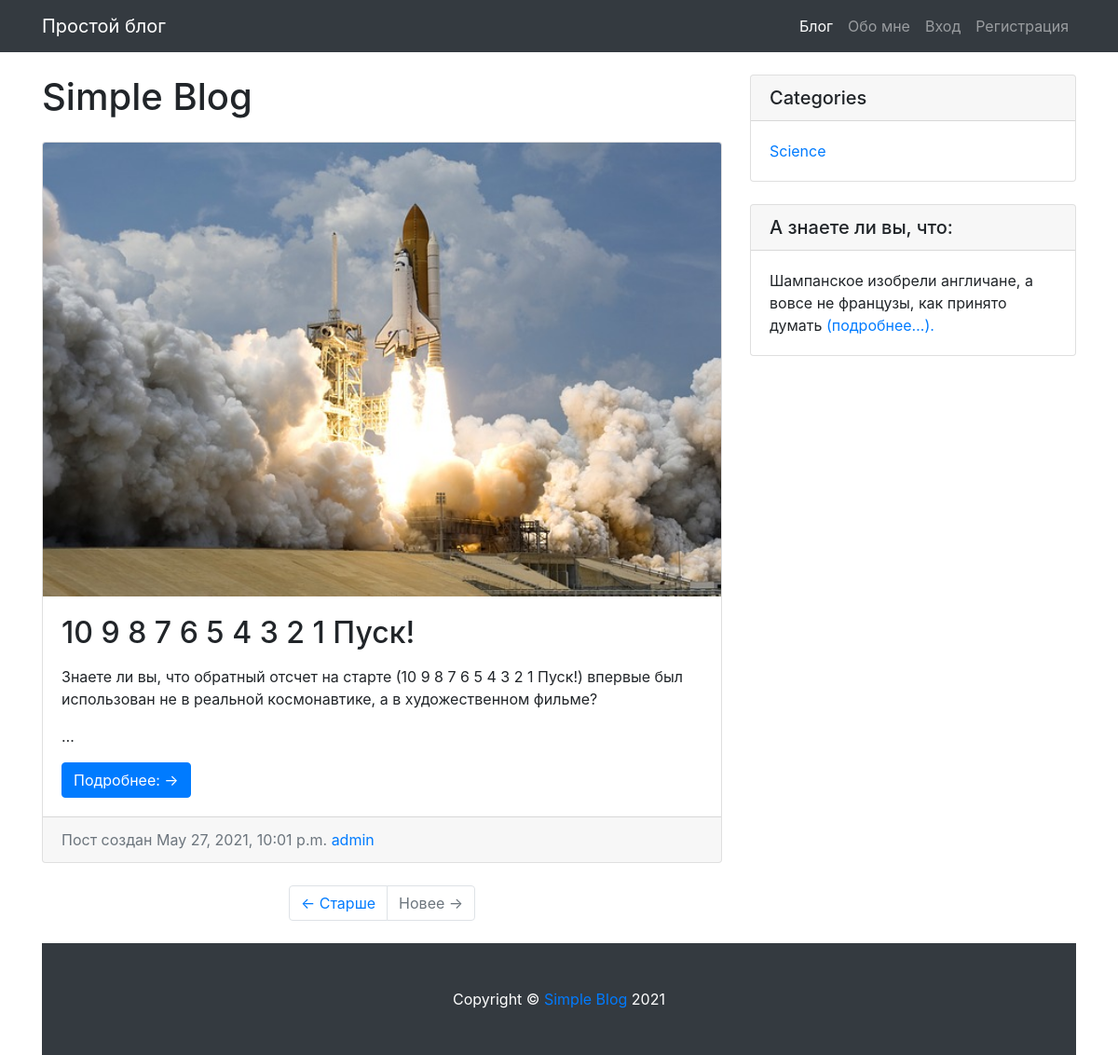
The page / on the database its author committed.
### posts/models.py (models this page shows, shortened)
class Post(models.Model):
    user = models.ForeignKey(User, on_delete=models.PROTECT)
    profile = models.ForeignKey('users.Profile', on_delete=models.PROTECT)
    title = models.CharField(max_length=255)
    image_header = models.ImageField(upload_to='posts/photos')
    post = RichTextField()
    created = models.DateTimeField(auto_now_add=True)
    modified = models.DateTimeField(auto_now=True)
    is_draft = models.BooleanField(default=True)
    url = models.SlugField(max_length=255, unique=True)
    views = models.PositiveIntegerField(default=0)
    categories = models.ManyToManyField(Category)
    class Meta:
        ordering = ('title',)

### categories/models.py (models this page shows, shortened)
class Category(models.Model):
    name = models.CharField(max_length=100, unique=True)
    class Meta:
        ordering = ('name',)

### posts/views.py (the view)
class PostsFeedView(ListView):
    template_name = 'posts/index.html'
    model = Post
    ordering = ('-created',)
    paginate_by = 10
    context_object_name = 'posts'
    queryset = Post.objects.filter(is_draft=False)
    def get_context_data(self, **kwargs):
        context = super().get_context_data(**kwargs)
        context['categories'] = Category.objects.all()
        return context

### templates/posts/index.html
{% extends "base.html" %}
{% block content %}
    <div class="row">
      <div class="col-md-8">
        <h1 class="my-4">Simple Blog
        </h1>
        {% for post in posts %}
        <div class="card mb-4">
          <img class="card-img-top" src="{{ post.image_header.url }}" alt="Card image cap">
          <div class="card-body">
            <h2 class="card-title">{{post.title}}</h2>
            <p class="card-text">{{post.post|safe|truncatechars:160}}</p>
            <a href="{% url 'posts:detail' post.url%}" class="btn btn-primary">Подробнее: &rarr;</a>
          </div>
          <div class="card-footer text-muted">
            Пост создан {{post.created}}
            <a href="#">{{post.user.username}}</a>
          </div>
        </div>
        {% endfor %}
        <ul class="pagination justify-content-center mb-4">
          <li class="page-item">
            <a class="page-link" href="#">&larr; Старше</a>
          </li>
          <li class="page-item disabled">
            <a class="page-link" href="#">Новее &rarr;</a>
          </li>
        </ul>
      </div>
{% endblock %}

### templates/base.html (shortened to what this page needs)
<!DOCTYPE html>
<html lang="es">
   <head>
      {% load bootstrap4 %}
      {% bootstrap_css %}
      {% load static %}
      <link rel="stylesheet" href="{% static 'css/blog-home.css' %}">
   </head>
   <body>
      <nav class="navbar navbar-expand-lg navbar-dark bg-dark fixed-top">
         <div class="container">
            <a class="navbar-brand" href="{% url 'posts:blog' %}">Простой блог</a>
            <div class="collapse navbar-collapse" id="navbarResponsive">
               <ul class="navbar-nav ml-auto">
                  <li class="nav-item active">
                     <a class="nav-link" href="{% url 'posts:blog' %}">Блог
                     </a>
                  </li>
                  <li class="nav-item">
                     <a class="nav-link" href="{% url 'about' %}">Обо мне</a>
                  </li>
                  {% if user.is_authenticated %}
                  <li class="nav-item dropdown">
                     <a class="nav-link dropdown-toggle" data-toggle="dropdown" href="#" role="button" aria-haspopup="true" aria-expanded="false">{{request.user.username}}</a>
                     <div class="dropdown-menu">
                        <a class="dropdown-item" href="{% url 'users:logout' %}">Выйти</a>
                     </div>
                  </li>
                  {% else %}
                  <li class="nav-item">
                     <a class="nav-link" href="{% url 'users:login' %}">Вход</a>
                  </li>
                  <li class="nav-item">
                     <a class="nav-link" href="{% url 'users:register' %}">Регистрация</a>
                  </li>
                  {% endif %}
               </ul>
            </div>
         </div>
      </nav>
      <div class="container">
         {% block content %}{% endblock %}
         <div class="col-md-4">
            <div class="card my-4">
               <h5 class="card-header">Categories</h5>
               <div class="card-body">
                  <div class="row">
                     <div class="col-lg-12">
                        <ul class="list-unstyled mb-0">
                          {% for category in categories %}
                          <li>
                              <a href="#">{{category.name}}</a>
                          </li>
                          {% endfor %}
                        </ul>
                     </div>
                  </div>
               </div>
            </div>
            <div class="card my-4">
               <h5 class="card-header">А знаете ли вы, что:</h5>
               <div class="card-body">
                  Шампанское изобрели англичане, а вовсе не французы, как принято думать
                  <a href="https://znaeteli.ru/2009/09/lyubitelyam-shipuchki-posvyashhaetsya/">(подробнее…).</a>
               </div>
            </div>
         </div>
      </div>
      <footer class="py-5 bg-dark">
         <div class="container">
            <p class="m-0 text-center text-white">Copyright &copy; <a href="http://127.0.0.1:8000/admin"> Simple Blog</a> {% now "Y" %}</p>
         </div>
      </footer>
   </body>
</html>

### static/css/blog-home.css (style rules this page uses)
body { padding-top: 56px; }

### rows shown on the page
Post: image_header (picture), title "10 9 8 7 6 5 4 3 2 1 Пуск!", post "Знаете ли вы, что обратный отсчет на старте (10 9 8 7 6 5 4 3 2 1 Пуск!) впервые был использован не в реальной космонавтике, а в художественном фильме? …", created "May 27, 2021, 10:01 p.m.", user.username "admin"
Category: name "Science"
